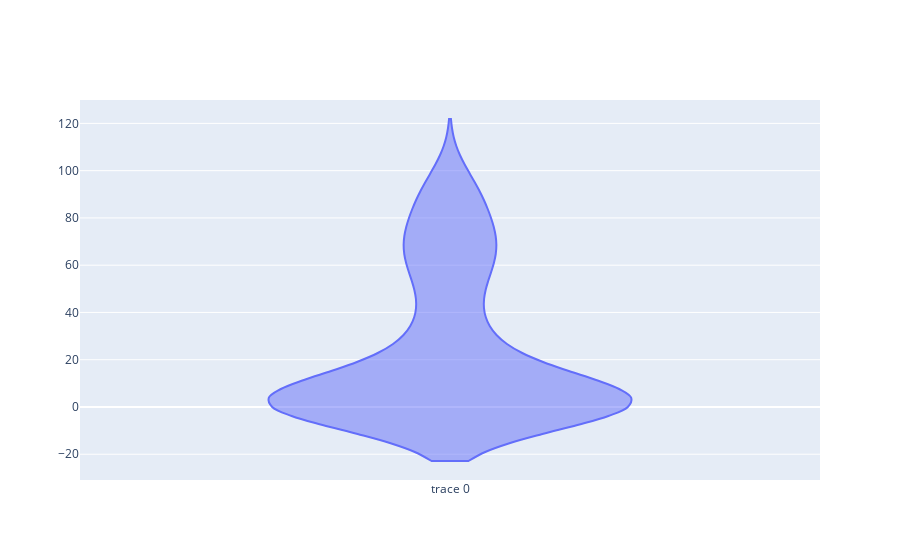

Here is the notebook cell this chart was saved with:
### Code cell
vals = [val if val > 0 else 0 for val in vals]
vals.extend([random.choice(range(100)) for i in range(100)])

print(vals)

data = go.Violin(y=vals)

fig.add_traces(data)
fig.show()

### Figure 1 — Plotly figure (JSON) as saved in the notebook; plotly's stock layout.template omitted (floating-point values rounded to 4 significant figures; data arrays with more than 128 entries replaced by an {"elided": "..."} marker saying what was removed)
{"data": [{"type": "violin", "y": {"elided": "200 float values"}}], "layout": {}}
